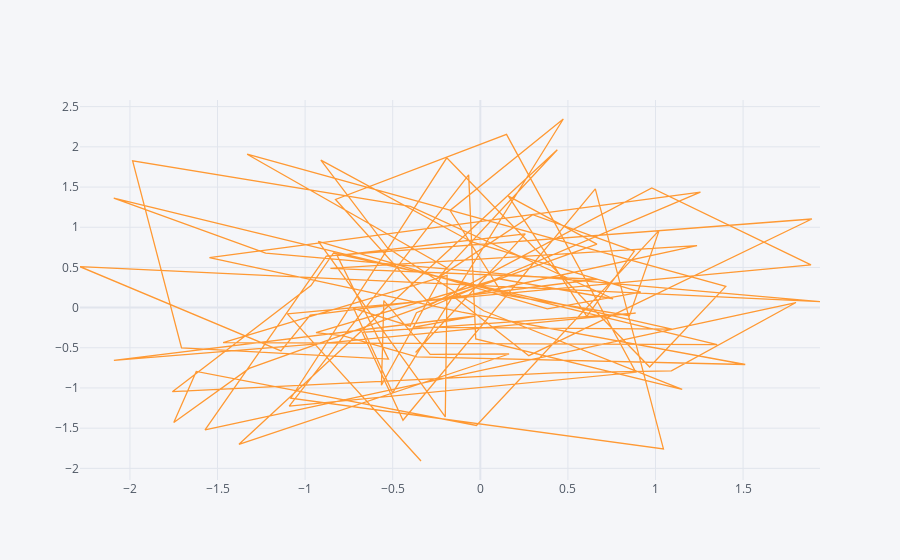

Notebook code for this chart:
### Markdown cell above
### different types of Plots using IPLOTS

### Code cell
df.iplot(kind='scatter',x='A',y='B')  #default ploty draws lines connecting the markes
